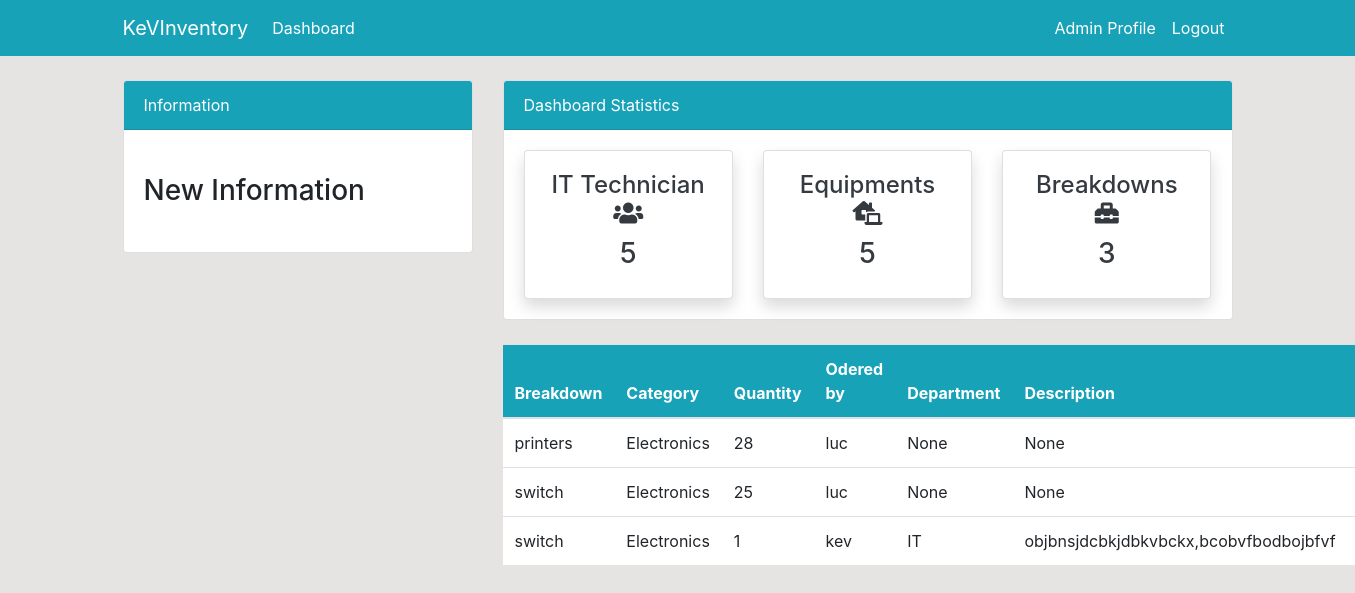
/order/ (signed in), run on the app's committed database.
### dashboard/models.py (models this page shows, shortened)
class Order(models.Model):
    id = models.BigAutoField(primary_key=True)
    name = models.ForeignKey(Product, on_delete=models.CASCADE, null=True)
    customer = models.ForeignKey(User, on_delete=models.CASCADE, null=True)
    order_quantity = models.PositiveIntegerField(null=True)
    department = models.CharField(max_length=60, choices=DEPART, null=True)
    description = models.TextField(max_length=5000, null=True)
    status = models.BooleanField(default=False)

class Product(models.Model):
    name = models.CharField(max_length=100, null=True)
    quantity = models.PositiveIntegerField(null=True)
    category = models.CharField(max_length=50, choices=CATEGORY, null=True)
    purchase_date = models.DateTimeField(auto_now=True)
    purchase_cost = models.PositiveIntegerField(null=True)
    location = models.CharField(max_length=100, choices=DEPART, null=True)
    status = models.BooleanField(default=False)
    def __str__(self):
        return f'{self.name}'

### dashboard/views.py (the view)
# urls.py: path('order/', views.order, name='dashboard-order'),
@login_required(login_url='user-login')
def order(request):
    order = Order.objects.all()
    order_count = order.count()
    customer = User.objects.filter(groups=2)
    customer_count = customer.count()
    product = Product.objects.all()
    product_count = product.count()
    context = {
        'order': order,
        'customer_count': customer_count,
        'product_count': product_count,
        'order_count': order_count,
    }
    return render(request, 'dashboard/order.html', context)

### templates/dashboard/order.html (shortened to what this page needs)
{% extends 'partials/base.html' %}
{% block content %}
{% include 'partials/topside.html' %}
<div class="row my-4">
    <div class="col-md-4"></div>
    <div class="col-md-8">
        <table class="table bg-white">
            <thead class="bg-info text-white">
                <tr>
                    <th scope="col">Breakdown</th>
                    <th scope="col">Category</th>
                    <th scope="col">Quantity</th>
                    <th scope="col">Odered by</th>
                    <th scope="col">Department</th>
                    <th scope="col">Description</th>
                    <th scope="col">Status</th>
                </tr>
            </thead>
            <tbody>
                {% for order in order %}
                <tr>
                    <td>{{ order.name }}</td>
                    <td>{{ order.name.category }}</td>
                    <td>{{ order.order_quantity }}</td>
                    <td>{{ order.customer.username }}</td>
                    <td>{{ order.department }}</td>
                    <td>{{ order.description }}</td>
                    <td>{{ order.status }}</td>
                </tr>
                {% endfor %}
            </tbody>
        </table>
    </div>
</div>
{% endblock %}

### templates/partials/nav.html (shortened to what this page needs)
<nav class="navbar navbar-expand-lg navbar-info bg-info">
    <div class="container">
        {% if user.is_authenticated %}
        <a class="navbar-brand text-white" href="{% url 'dashboard-index' %}">KeVInventory</a>
        <div class="collapse navbar-collapse" id="navbarSupportedContent">
            <ul class="navbar-nav mr-auto">
                <li class="nav-item active">
                    <a class="nav-link text-white" href="{% url 'dashboard-index' %}">Dashboard </a>
                </li>
            </ul>
            <ul class="navbar-nav ml-auto">
                <li class="nav-item active">
                    <a class="nav-link text-white" href="{% url 'user-profile' %}">{{ user.username }} Profile
                        <span class="sr-only">(current)</span></a>
                </li>
                <li class="nav-item">
                    <a class="nav-link text-white" href="{% url 'user-logout' %}">Logout</a>
                </li>
            </ul>
            {% endif %}
        </div>
    </div>
</nav>

### static/style.css (style rules this page uses)
body { background: rgb(230, 227, 227); }

### data on the page
Order: name "printers", name.category "Electronics", order_quantity "28", customer.username "luc", department "None", description "None"
Order: name "switch", name.category "Electronics", order_quantity "25", customer.username "luc", department "None", description "None"
Order: name "switch", name.category "Electronics", order_quantity "1", customer.username "kev", department "IT", description "objbnsjdcbkjdbkvbckx,bcobvfbodbojbfvf"

### other printed values
{{ user.username }} "Admin"
{{ customer_count }} "5"
{{ product_count }} "5"
{{ order_count }} "3"
